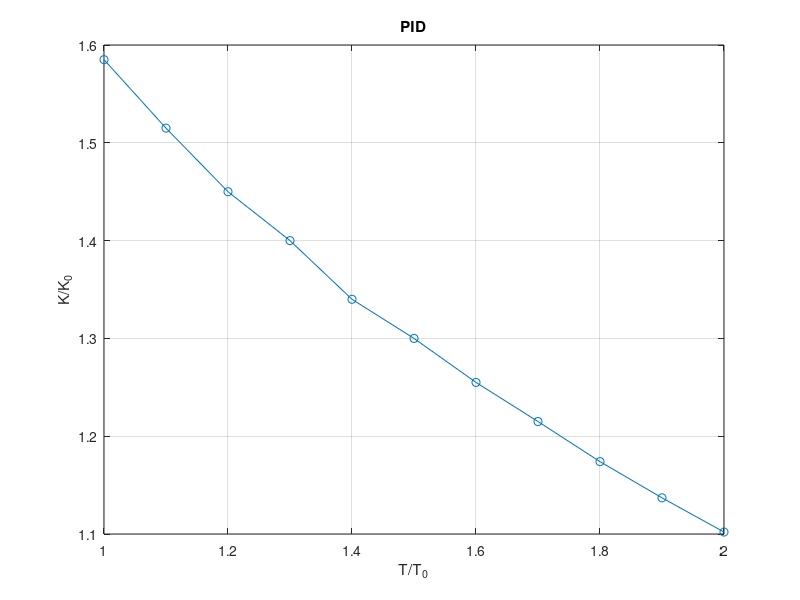
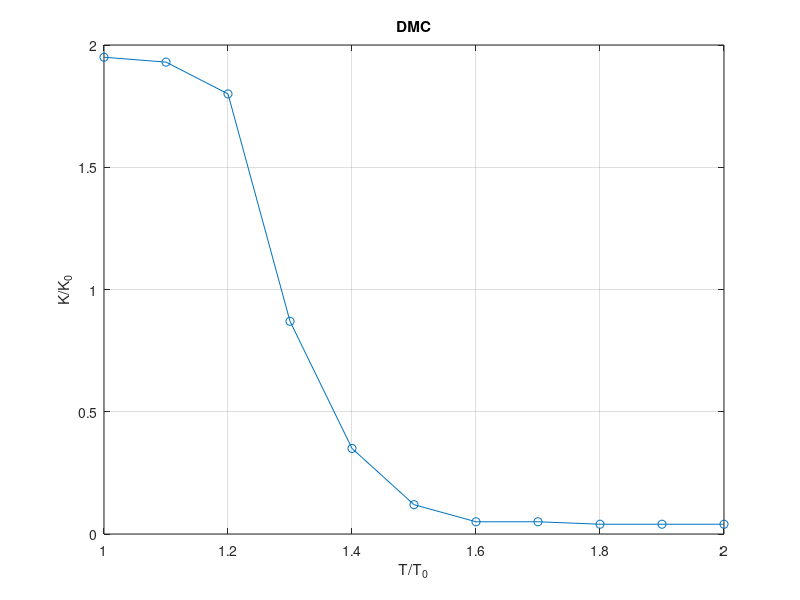

Write MATLAB code to recreate these figures, in order.
T_T0 = [1 1.1 1.2 1.3 1.4 1.5 1.6 1.7 1.8 1.9 2];
K_K0_PID = [1.585 1.515 1.45 1.40 1.34 1.30 1.255 1.215 1.174 1.137 1.102];
K_K0_DMC = [1.95 1.93 1.80 0.87 0.35 0.12 0.05 0.05 0.04 0.04 0.04];

figure;
plot(T_T0, K_K0_PID, '-o')
grid on;
xlabel('T/T_0');
ylabel('K/K_0');
title('PID')
print ('pics/PID_ob_stab', '-dpng', '-r400')

figure;
plot(T_T0, K_K0_DMC, '-o')
grid on;
xlabel('T/T_0'); 
ylabel('K/K_0');
title('DMC')
print ('pics/DMC_ob_stab', '-dpng', '-r400')